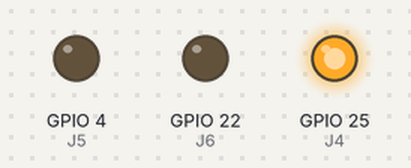
This program was run on a simulated Raspberry Pi (BCM pin numbers). On the bench: output pins drawn as LEDs (lit = HIGH).

Above: at 0.12 s.
At 1.37 s:
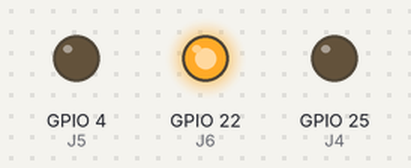
At 2.62 s:
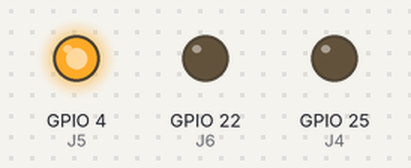
Timing chart, 0 to 3.0 s (numbered marks = the images above):
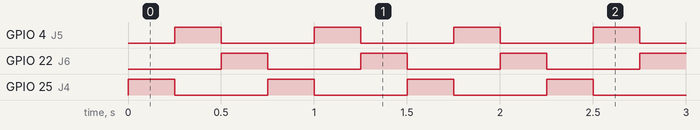

Measured:
- by itself, GPIO 4 (J5), GPIO 22 (J6), GPIO 25 (J4): alternates HIGH for 0.25 s and LOW for 0.50 s
- by itself, everything shown: repeats every 0.75 s, in 3 steps

The program:

blink3.py
```python
#!/usr/bin/env python

'''blink3.py

Code to blink all LEDs on J4-J6 on an RPI-MDI board.

This code must be run as Superuser on the Raspberry Pi.

========
Hardware
========

+--------------------+
| J5              J4 |
| J6         D2  D1  |
|  J1     J2     J3  |
+--------------------+


============
Dependencies
============

Need to:

* sudo apt-get install python-dev
* sudo apt-get install python-pip python2.7-dev
* sudo apt-get install python-rpi.gpio
* sudo pip install flask

====
Code
====
'''

import RPi.GPIO as GPIO
import os
import time

# Assign all of the GPIO lines (by board pin numbering) to their corresponding jacks
# on the GVS card.

J4 = 25
J5 = 4
J6 = 22

def blinkLED(channel):
	'''Function to blink an LED attached to an output channel
	Drives line high for a short time and then drives it low.
	The high level output turns on the LED.
	'''
	GPIO.output(channel, 1)
	time.sleep(0.25)
	GPIO.output(channel, 0)

GPIO.setmode(GPIO.BCM)	# setup GPIO using Board numbering

# Set all of the pins to outputs
GPIO.setup(J4, GPIO.OUT)
GPIO.setup(J5, GPIO.OUT)
GPIO.setup(J6, GPIO.OUT)

# Blink all of the LEDs one at a time forever
# CTRL-C to exit which is not a particularly elegant exit strategy, but this is a demo program

while 1:
	blinkLED(J4)
	blinkLED(J5)
	blinkLED(J6)
```
